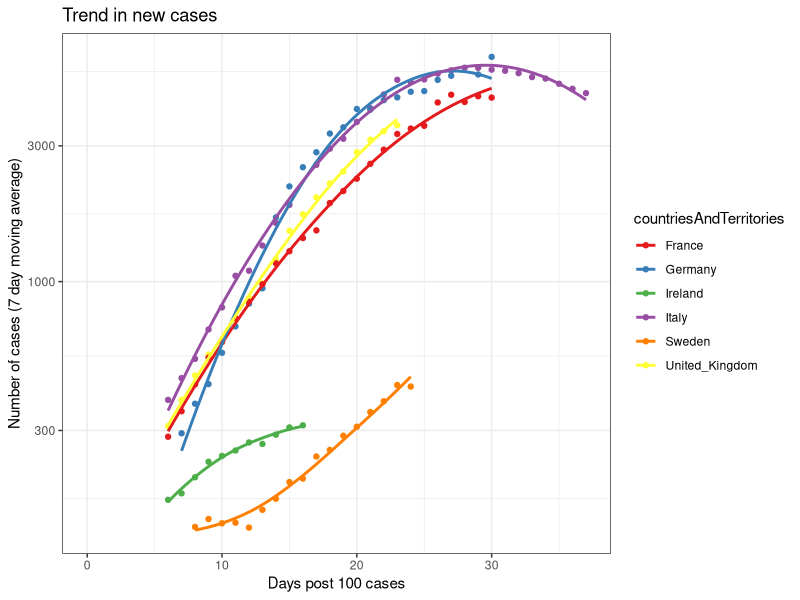
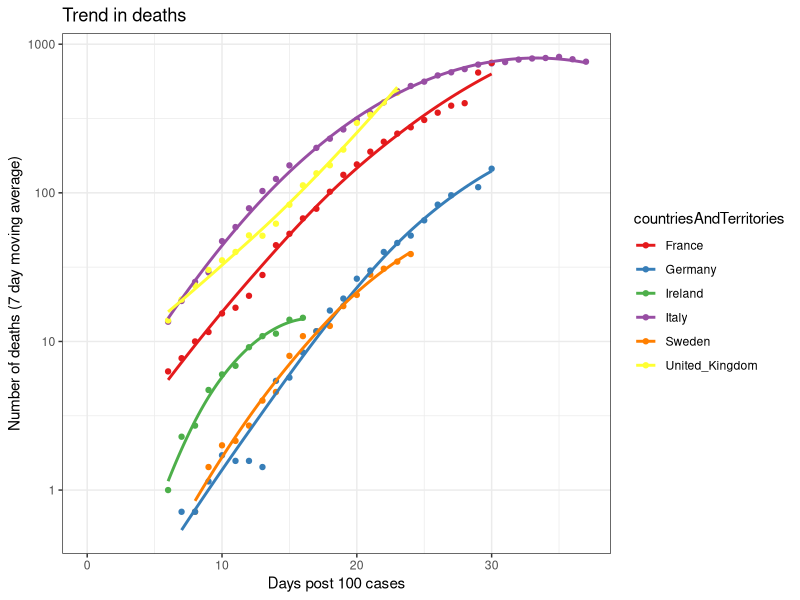
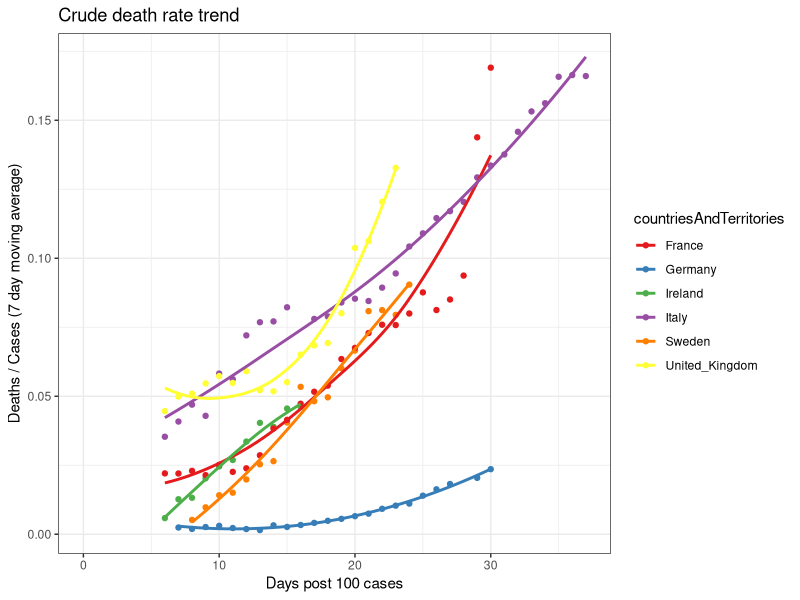
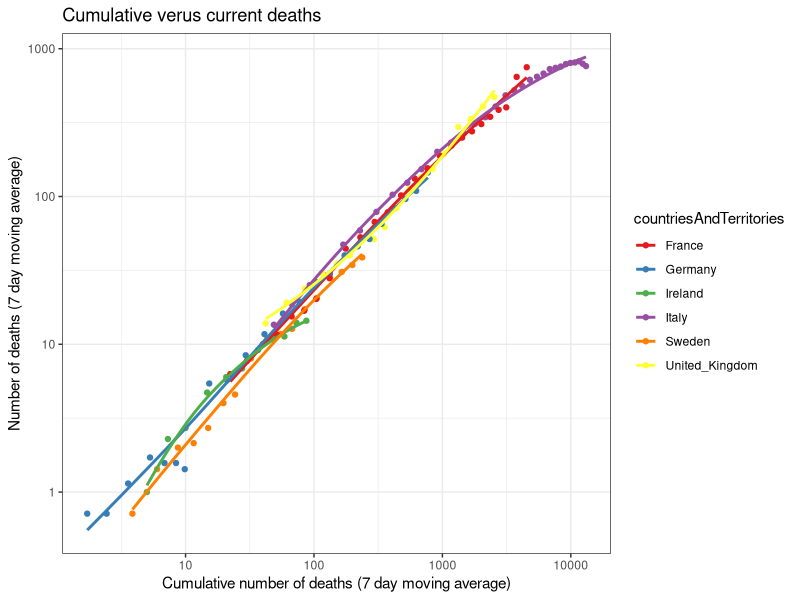

Here is the R script that generated these plots, in order:
## ---- chunk 1
knitr::opts_chunk$set(echo = TRUE)
#setwd("~/git_repos/corona/")

library(readxl)
library(ggplot2)
library(zoo)
## ---- chunk 2
d = read_excel("COVID-19-geographic-disbtribution-worldwide.xlsx")
d$countriesAndTerritories = as.factor(d$countriesAndTerritories)
d$julian = as.numeric(julian(d$dateRep))
d$ID = c(1:nrow(d))

# Order deaths by time
ind = order(d$julian, d$countriesAndTerritories) 
d = d[ind,]

d$cumdeaths = ave(d$deaths, 
                  d$countriesAndTerritories, 
                  FUN=function(x){cumsum(x)})
## ---- chunk 3
casesThreshold = 100
casesStr = paste0('Days post ',casesThreshold,' cases') # String for graph labels
dplus = subset(d, cases>casesThreshold)
startDate = aggregate(julian~countriesAndTerritories + 
                        geoId + 
                        countryterritoryCode, 
                      data=dplus, 
                      FUN=function(x) {min(x)})

ind = match(dplus$countryterritoryCode,
            startDate$countryterritoryCode)
dplus$daysIn = dplus$julian - startDate$julian[ind]
## ---- chunk 4
country = c('Ireland',
            'Italy',
            'Sweden',
            'United_Kingdom',
            'Germany',
            'France')

d2 = subset(dplus, 
            countriesAndTerritories %in% country)
## ---- chunk 5
dayWindow = 7
rollingStr = paste0('(',dayWindow,' day moving average)')  # String for graph labels
for (i in 1:length(country)) {
  tmp=subset(d2, countriesAndTerritories==country[i])
  tmp$deaths_rolling = rollmean(tmp$deaths, k=dayWindow, align='right', fill=NA)
  tmp$cumdeaths_rolling = rollmean(tmp$cumdeaths, k=dayWindow, align='right', fill=NA)
  tmp$cases_rolling = rollmean(tmp$cases, k=dayWindow, align='right', fill=NA)
  
  if (i==1) {
    d3 = tmp
  } else {
    d3 = rbind(d3, tmp)
  }
}
## ---- chunk 6
ggplot(data=d3,
       aes(x=daysIn, 
           y=cases_rolling, 
           colour=countriesAndTerritories)) +
  geom_point() + 
  geom_smooth(method = 'loess', 
              span=1.5,
              se=FALSE) +
  scale_y_log10() +
  scale_color_brewer(palette = 'Set1') +
  theme_bw() + 
  labs(x=casesStr,
       y=paste('Number of cases',rollingStr),
       title='Trend in new cases')
## ---- chunk 7
ggplot(data=d3,
       aes(x=daysIn, 
           y=deaths_rolling, 
           colour=countriesAndTerritories)) +
  geom_point() + 
  geom_smooth(method = 'loess', 
              span=1.5,
              se=FALSE) +
  scale_y_log10() +
  scale_color_brewer(palette = 'Set1') +
  theme_bw() + 
  labs(x=casesStr,
       y=paste('Number of deaths',rollingStr),
       title='Trend in deaths')
## ---- chunk 8
ggplot(data=d3,
       aes(y=deaths_rolling/cases_rolling, 
           x=daysIn, 
           colour=countriesAndTerritories)) +
  geom_point() + 
  geom_smooth(method = 'loess', 
              span=1.5,
              se=FALSE) +
  scale_color_brewer(palette = 'Set1') +
  theme_bw() + 
  labs(y=paste('Deaths / Cases',rollingStr),
       x=casesStr,
       title='Crude death rate trend')
## ---- chunk 9
ggplot(data=d3,
       aes(x=cumdeaths_rolling, 
           y=deaths_rolling, 
           colour=countriesAndTerritories)) +
  geom_point() + 
  geom_smooth(method = 'loess', 
              span=1.5,
              se=FALSE) +
  scale_y_log10() +
  scale_x_log10() +
  scale_color_brewer(palette = 'Set1') +
  theme_bw() + 
  labs(x=paste0('Cumulative number of deaths ',rollingStr),
       y=paste0('Number of deaths ',rollingStr),
       title='Cumulative verus current deaths')
